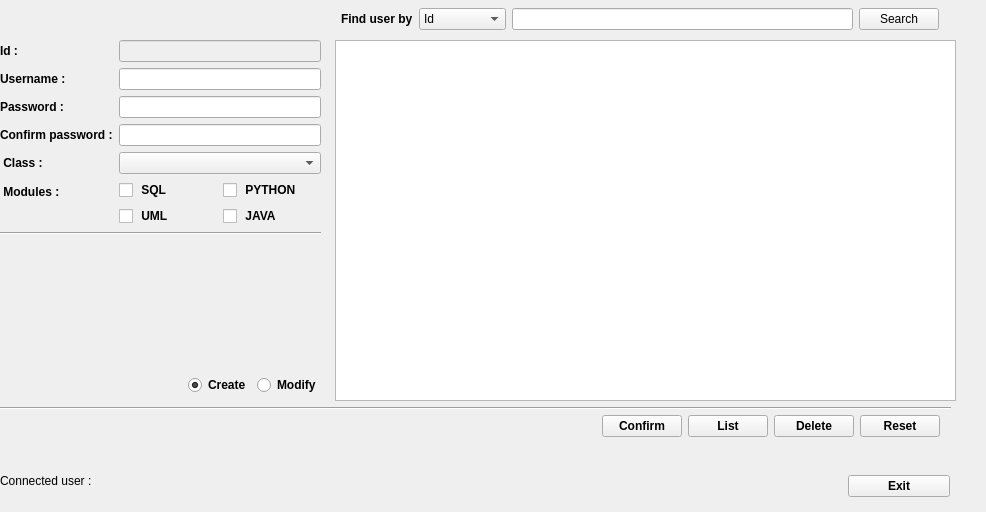
    <widget class="QWidget" name="tabStudents">
     <attribute name="title">
      <string>Students</string>
     </attribute>
     <widget class="QWidget" name="horizontalLayoutWidget_8">
      <property name="geometry">
       <rect>
        <x>848</x>
        <y>470</y>
        <width>129</width>
        <height>33</height>
       </rect>
      </property>
      <layout class="QHBoxLayout" name="horizontalLayout_2">
       <item>
        <widget class="QPushButton" name="pushButtonExit_4">
         <property name="font">
          <font>
           <family>Tahoma</family>
           <weight>75</weight>
           <bold>true</bold>
          </font>
         </property>
         <property name="text">
          <string>Exit</string>
         </property>
        </widget>
       </item>
       <item>
        <spacer name="horizontalSpacer_4">
         <property name="orientation">
          <enum>Qt::Horizontal</enum>
         </property>
         <property name="sizeType">
          <enum>QSizePolicy::Fixed</enum>
         </property>
         <property name="sizeHint" stdset="0">
          <size>
           <width>27</width>
           <height>21</height>
          </size>
         </property>
        </spacer>
       </item>
      </layout>
     </widget>
     <widget class="QTableView" name="tableView_2">
      <property name="geometry">
       <rect>
        <x>335</x>
        <y>40</y>
        <width>621</width>
        <height>361</height>
       </rect>
      </property>
      <property name="font">
       <font>
        <family>Tahoma</family>
        <weight>50</weight>
        <bold>false</bold>
       </font>
      </property>
     </widget>
     <widget class="QWidget" name="horizontalLayoutWidget_9">
      <property name="geometry">
       <rect>
        <x>0</x>
        <y>470</y>
        <width>221</width>
        <height>21</height>
       </rect>
      </property>
      <layout class="QHBoxLayout" name="horizontalLayout_13">
       <item>
        <widget class="QLabel" name="labelConnectedUserTitle_2">
         <property name="font">
          <font>
           <family>Tahoma</family>
           <weight>50</weight>
           <bold>false</bold>
          </font>
         </property>
         <property name="text">
          <string>Connected user :</string>
         </property>
        </widget>
       </item>
       <item>
        <widget class="QLabel" name="labelConnectedUser_2">
         <property name="font">
          <font>
           <family>Tahoma</family>
           <weight>75</weight>
           <bold>true</bold>
          </font>
         </property>
         <property name="text">
          <string>&lt;dynamic&gt;</string>
         </property>
        </widget>
       </item>
      </layout>
     </widget>
     <widget class="QWidget" name="formLayoutWidget_2">
      <property name="geometry">
       <rect>
        <x>0</x>
        <y>40</y>
        <width>321</width>
        <height>331</height>
       </rect>
      </property>
      <layout class="QFormLayout" name="formLayout_4">
       <item row="0" column="0">
        <widget class="QLabel" name="labelId_4">
         <property name="font">
          <font>
           <family>Tahoma</family>
           <weight>75</weight>
           <bold>true</bold>
          </font>
         </property>
         <property name="text">
          <string>Id :</string>
         </property>
        </widget>
       </item>
       <item row="0" column="1">
        <widget class="QLineEdit" name="lineEditIdStud">
         <property name="enabled">
          <bool>false</bool>
         </property>
         <property name="font">
          <font>
           <family>Tahoma</family>
           <weight>50</weight>
           <bold>false</bold>
          </font>
         </property>
        </widget>
       </item>
       <item row="1" column="0">
        <widget class="QLabel" name="labelUsername_4">
         <property name="font">
          <font>
           <family>Tahoma</family>
           <weight>75</weight>
           <bold>true</bold>
          </font>
         </property>
         <property name="text">
          <string>Username :</string>
         </property>
        </widget>
       </item>
       <item row="1" column="1">
        <widget class="QLineEdit" name="lineEditUsernameStud">
         <property name="font">
          <font>
           <family>Tahoma</family>
           <weight>50</weight>
           <bold>false</bold>
          </font>
         </property>
        </widget>
       </item>
       <item row="2" column="0">
        <widget class="QLabel" name="labelPassword_4">
         <property name="font">
          <font>
           <family>Tahoma</family>
           <weight>75</weight>
           <bold>true</bold>
          </font>
         </property>
         <property name="text">
          <string>Password :</string>
         </property>
        </widget>
       </item>
       <item row="2" column="1">
        <widget class="QLineEdit" name="lineEditPasswordStud">
         <property name="font">
          <font>
           <family>Tahoma</family>
           <weight>50</weight>
           <bold>false</bold>
          </font>
         </property>
         <property name="echoMode">
          <enum>QLineEdit::Password</enum>
         </property>
        </widget>
       </item>
       <item row="3" column="0">
        <widget class="QLabel" name="labelConfirmPassword_4">
         <property name="font">
          <font>
           <family>Tahoma</family>
           <weight>75</weight>
           <bold>true</bold>
          </font>
         </property>
         <property name="text">
          <string>Confirm password :</string>
         </property>
        </widget>
       </item>
       <item row="3" column="1">
        <widget class="QLineEdit" name="lineEditConfirmPasswordStud">
         <property name="font">
          <font>
           <family>Tahoma</family>
           <weight>50</weight>
           <bold>false</bold>
          </font>
         </property>
         <property name="echoMode">
          <enum>QLineEdit::Password</enum>
         </property>
        </widget>
       </item>
       <item row="4" column="0">
        <widget class="QLabel" name="label_3">
         <property name="font">
          <font>
           <family>Tahoma</family>
           <weight>75</weight>
           <bold>true</bold>
          </font>
         </property>
         <property name="text">
          <string> Class :</string>
         </property>
        </widget>
       </item>
       <item row="4" column="1">
        <widget class="QComboBox" name="comboBoxStud"/>
       </item>
       <item row="5" column="0">
        <widget class="QLabel" name="label_4">
         <property name="font">
          <font>
           <family>Tahoma</family>
           <weight>75</weight>
           <bold>true</bold>
          </font>
         </property>
         <property name="text">
          <string> Modules :</string>
         </property>
        </widget>
       </item>
       <item row="5" column="1">
        <layout class="QGridLayout" name="gridLayout_3">
         <item row="0" column="0">
          <layout class="QHBoxLayout" name="horizontalLayout_6">
           <item>
            <layout class="QVBoxLayout" name="verticalLayout_7">
             <item>
              <widget class="QCheckBox" name="checkBoxSql">
               <property name="font">
                <font>
                 <family>Tahoma</family>
                 <weight>75</weight>
                 <bold>true</bold>
                </font>
               </property>
               <property name="text">
                <string> SQL</string>
               </property>
              </widget>
             </item>
             <item>
              <widget class="QCheckBox" name="checkBoxUml_2">
               <property name="font">
                <font>
                 <family>Tahoma</family>
                 <weight>75</weight>
                 <bold>true</bold>
                </font>
               </property>
               <property name="text">
                <string> UML</string>
               </property>
              </widget>
             </item>
            </layout>
           </item>
           <item>
            <layout class="QVBoxLayout" name="verticalLayout_8">
             <item>
              <widget class="QCheckBox" name="checkBoxPython_2">
               <property name="font">
                <font>
                 <family>Tahoma</family>
                 <weight>75</weight>
                 <bold>true</bold>
                </font>
               </property>
               <property name="text">
                <string> PYTHON</string>
               </property>
              </widget>
             </item>
             <item>
              <widget class="QCheckBox" name="checkBoxJava_2">
               <property name="font">
                <font>
                 <family>Tahoma</family>
                 <weight>75</weight>
                 <bold>true</bold>
                </font>
               </property>
               <property name="text">
                <string> JAVA</string>
               </property>
              </widget>
             </item>
            </layout>
           </item>
          </layout>
         </item>
        </layout>
       </item>
       <item row="6" column="0" colspan="2">
        <widget class="Line" name="line_6">
         <property name="orientation">
          <enum>Qt::Horizontal</enum>
         </property>
        </widget>
       </item>
      </layout>
     </widget>
     <widget class="QWidget" name="horizontalLayoutWidget_10">
      <property name="geometry">
       <rect>
        <x>-1</x>
        <y>0</y>
        <width>961</width>
        <height>38</height>
       </rect>
      </property>
      <layout class="QHBoxLayout" name="horizontalLayout_16">
       <item>
        <spacer name="horizontalSpacer_12">
         <property name="orientation">
          <enum>Qt::Horizontal</enum>
         </property>
         <property name="sizeHint" stdset="0">
          <size>
           <width>40</width>
           <height>20</height>
          </size>
         </property>
        </spacer>
       </item>
       <item>
        <widget class="QLabel" name="labelFindBy_2">
         <property name="font">
          <font>
           <family>Tahoma</family>
           <weight>75</weight>
           <bold>true</bold>
          </font>
         </property>
         <property name="text">
          <string>Find user by</string>
         </property>
        </widget>
       </item>
       <item>
        <widget class="QComboBox" name="comboBoxFindBy_2">
         <property name="font">
          <font>
           <family>Tahoma</family>
           <weight>50</weight>
           <bold>false</bold>
          </font>
         </property>
         <property name="currentIndex">
          <number>0</number>
         </property>
         <item>
          <property name="text">
           <string>Id</string>
          </property>
         </item>
         <item>
          <property name="text">
           <string>Username</string>
          </property>
         </item>
        </widget>
       </item>
       <item>
        <widget class="QLineEdit" name="lineEditSearch_2">
         <property name="font">
          <font>
           <family>Tahoma</family>
           <weight>50</weight>
           <bold>false</bold>
          </font>
         </property>
        </widget>
       </item>
       <item>
        <widget class="QPushButton" name="pushButtonSearch_2">
         <property name="text">
          <string>Search</string>
         </property>
        </widget>
       </item>
       <item>
        <spacer name="horizontalSpacer_13">
         <property name="orientation">
          <enum>Qt::Horizontal</enum>
         </property>
         <property name="sizeType">
          <enum>QSizePolicy::Fixed</enum>
         </property>
         <property name="sizeHint" stdset="0">
          <size>
           <width>21</width>
           <height>21</height>
          </size>
         </property>
        </spacer>
       </item>
      </layout>
     </widget>
     <widget class="QWidget" name="horizontalLayoutWidget_11">
      <property name="geometry">
       <rect>
        <x>0</x>
        <y>370</y>
        <width>321</width>
        <height>31</height>
       </rect>
      </property>
      <layout class="QHBoxLayout" name="horizontalLayout_17">
       <item>
        <spacer name="horizontalSpacer_14">
         <property name="orientation">
          <enum>Qt::Horizontal</enum>
         </property>
         <property name="sizeHint" stdset="0">
          <size>
           <width>40</width>
           <height>20</height>
          </size>
         </property>
        </spacer>
       </item>
       <item>
        <widget class="QRadioButton" name="radioButtonCreate_2">
         <property name="font">
          <font>
           <family>Tahoma</family>
           <weight>75</weight>
           <bold>true</bold>
          </font>
         </property>
         <property name="text">
          <string>Create</string>
         </property>
         <property name="checked">
          <bool>true</bool>
         </property>
        </widget>
       </item>
       <item>
        <widget class="QRadioButton" name="radioButtonModify_2">
         <property name="font">
          <font>
           <family>Tahoma</family>
           <weight>75</weight>
           <bold>true</bold>
          </font>
         </property>
         <property name="text">
          <string>Modify</string>
         </property>
        </widget>
       </item>
      </layout>
     </widget>
     <widget class="QWidget" name="horizontalLayoutWidget_12">
      <property name="geometry">
       <rect>
        <x>0</x>
        <y>410</y>
        <width>961</width>
        <height>33</height>
       </rect>
      </property>
      <layout class="QHBoxLayout" name="horizontalLayout_18">
       <item>
        <spacer name="horizontalSpacer_15">
         <property name="orientation">
          <enum>Qt::Horizontal</enum>
         </property>
         <property name="sizeHint" stdset="0">
          <size>
           <width>40</width>
           <height>20</height>
          </size>
         </property>
        </spacer>
       </item>
       <item>
        <widget class="QPushButton" name="pushButtonConfirm_2">
         <property name="font">
          <font>
           <family>Tahoma</family>
           <weight>75</weight>
           <bold>true</bold>
          </font>
         </property>
         <property name="text">
          <string>Confirm</string>
         </property>
        </widget>
       </item>
       <item>
        <widget class="QPushButton" name="pushButtonList_2">
         <property name="font">
          <font>
           <family>Tahoma</family>
           <weight>75</weight>
           <bold>true</bold>
          </font>
         </property>
         <property name="text">
          <string>List</string>
         </property>
        </widget>
       </item>
       <item>
        <widget class="QPushButton" name="pushButtonDelete_2">
         <property name="font">
          <font>
           <family>Tahoma</family>
           <weight>75</weight>
           <bold>true</bold>
          </font>
         </property>
         <property name="text">
          <string>Delete</string>
         </property>
        </widget>
       </item>
       <item>
        <widget class="QPushButton" name="pushButtonReset_2">
         <property name="font">
          <font>
           <family>Tahoma</family>
           <weight>75</weight>
           <bold>true</bold>
          </font>
         </property>
         <property name="text">
          <string>Reset</string>
         </property>
        </widget>
       </item>
       <item>
        <spacer name="horizontalSpacer_16">
         <property name="orientation">
          <enum>Qt::Horizontal</enum>
         </property>
         <property name="sizeType">
          <enum>QSizePolicy::Fixed</enum>
         </property>
         <property name="sizeHint" stdset="0">
          <size>
           <width>21</width>
           <height>21</height>
          </size>
         </property>
        </spacer>
       </item>
      </layout>
     </widget>
     <widget class="Line" name="line_2">
      <property name="geometry">
       <rect>
        <x>0</x>
        <y>400</y>
        <width>951</width>
        <height>16</height>
       </rect>
      </property>
      <property name="orientation">
       <enum>Qt::Horizontal</enum>
      </property>
     </widget>
    </widget>
